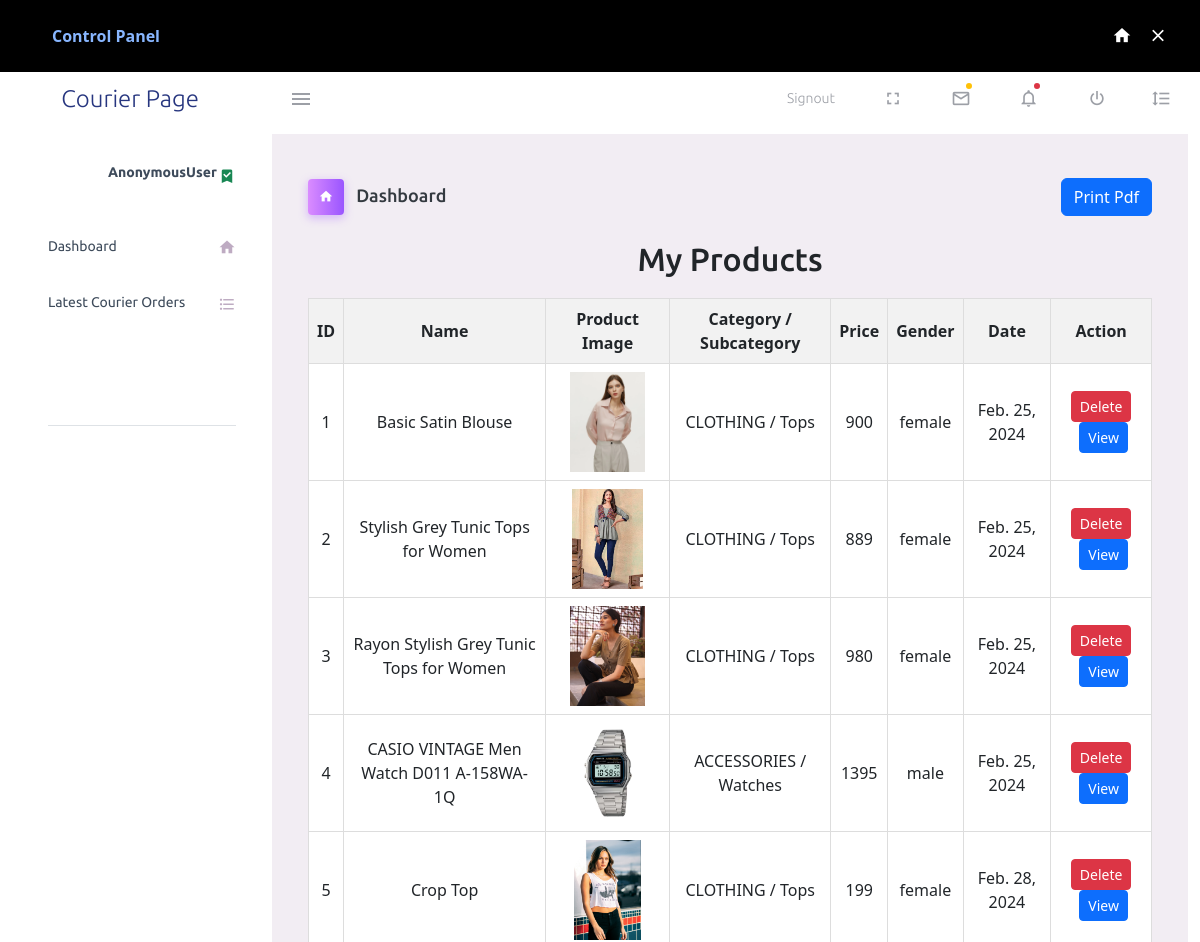
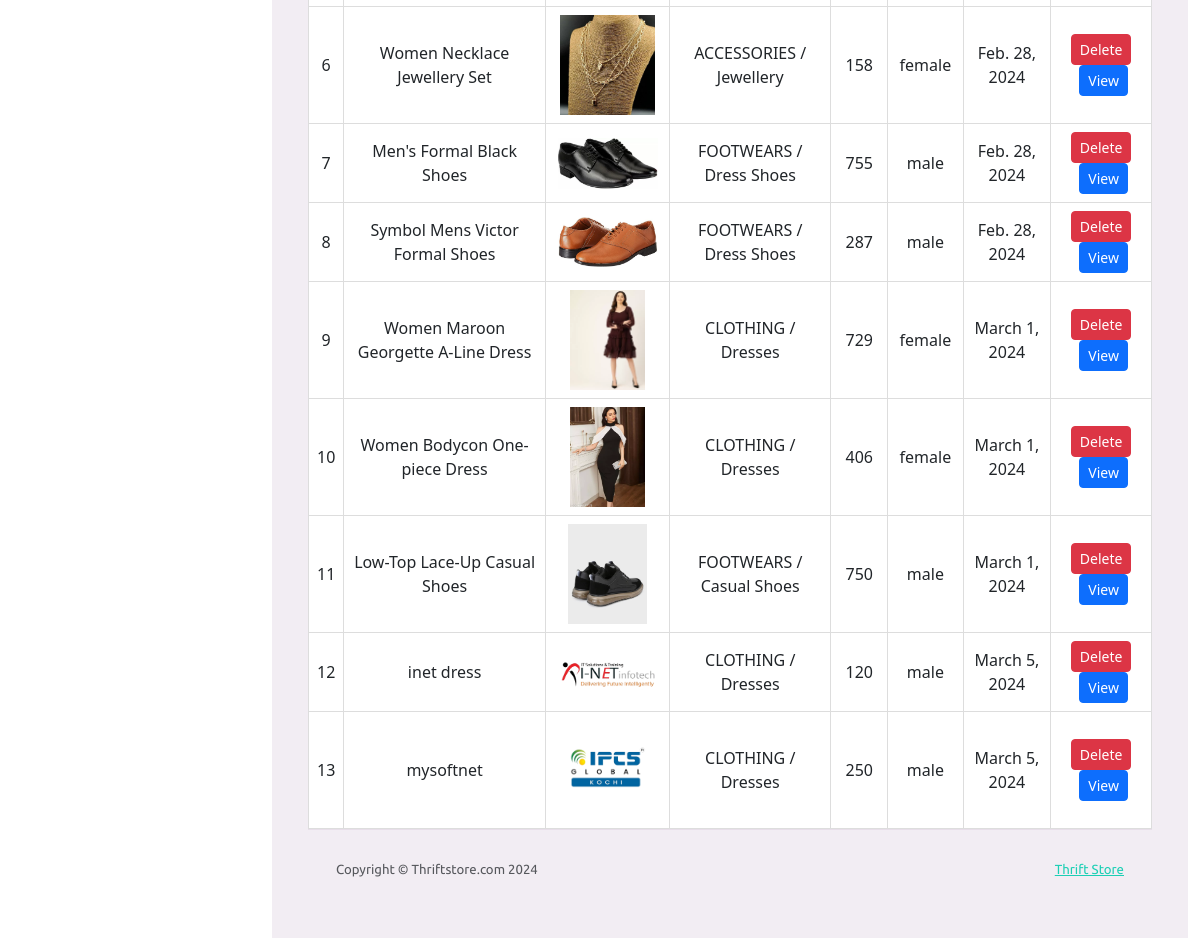
The page /nadmin/products on the database its author committed (2 pictures, top to bottom).
### demo/models.py (models this page shows, shortened)
class Seller_Product(models.Model):
    seller = models.ForeignKey(User, on_delete=models.CASCADE, null=True)
    category = models.ForeignKey(Category, on_delete=models.CASCADE, null=True)
    subcategory = models.ForeignKey(Subcategory, on_delete=models.CASCADE, null=True)
    name = models.CharField(max_length=50)
    description = models.CharField(max_length=300)
    product_Image = models.ImageField(upload_to='product_images', null=True)
    gender = models.CharField(max_length=10, choices=roles)
    size = models.CharField(max_length=5)
    color = models.CharField(max_length=30, default='')
    cloth_Material = models.CharField(max_length=30)
    price = models.IntegerField()
    brand = models.CharField(max_length=50)
    date = models.DateField(auto_now_add=True, null=True)
    sold = models.BooleanField(default=False)

class Category(models.Model):
    name = models.CharField(max_length=30)
    catimage = models.ImageField(upload_to='category_images', null=True)
    def __str__(self):
        return self.name

class Subcategory(models.Model):
    name = models.CharField(max_length=30)
    subimage = models.ImageField(upload_to='subcategory_images', null=True)
    category = models.ForeignKey(Category, on_delete=models.CASCADE)
    def __str__(self):
        return self.name

### adminapp/views.py (the view)
# urls.py: path('products', views.product_list, name='product_list'),
def product_list(request):
    products = Seller_Product.objects.all()
    return render(request, 'prodview.html', {'products': products})

### adminapp/contextprocessor.py (called while the page is built)
def seller_status(request):
    try:
        seller = customer.objects.get(user=request.user)
        if seller.is_seller == True:
            status = 'sel'
        else:
            status = 'cust'
    except:
        pass
        status = ''
    return {'status': status}

### template/prodview.html (shortened to what this page needs)
{% extends 'adminbase.html' %}
{% block content %}
<link href="https://cdn.jsdelivr.net/npm/bootstrap@5.3.2/dist/css/bootstrap.min.css" rel="stylesheet">
<h2 style="text-align:center;margin-bottom:20px;">My Products</h2>
{% if products %}
<table>
    <thead>
        <tr>
            <th>ID</th>
            <th>Name</th>
            <th>Product Image</th>
            <th>Category / Subcategory</th>
            <th>Price</th>
            <th>Gender</th>
            <th>Date</th>
            <th>Action</th>
        </tr>
    </thead>
    <tbody>
    {% for p in products %}
        <tr>
            <td>{{ forloop.counter }}</td>
            <td>{{ p.name }}</td>
            <td><img src="{{ p.product_Image.url }}" alt="{{ p.name }}" style="max-width: 100px; max-height: 100px;"></td>
            <td>{{ p.category }} / {{ p.subcategory }}</td>
            <td>{{ p.price }}</td>
            <td>{{ p.gender }}</td>
            <td>{{ p.date }}</td>
            <td><a href="{% url 'proddlt' p.id %}"><button class="btn btn-danger btn-sm">Delete</button></a>
            <a href="{% url 'product' p.id %}"><button class="btn btn-primary btn-sm" style="margin-left:5px;">View</button>
            </a>
            </td>
        </tr>
    {% endfor %}
    </tbody>
</table>
{% else %}
<h2 style="text-align:center;color:red;">No products added yet..!</h2>
{% endif %}
{% endblock %}

### template/adminbase.html (shortened to what this page needs)
{% load static %}
<!DOCTYPE html>
<html lang="en">
  <head>
    <link rel="stylesheet" href="{% static 'assets/vendors/mdi/css/materialdesignicons.min.css' %}">
    <link rel="stylesheet" href="{% static 'assets/vendors/css/vendor.bundle.base.css' %}">
    <link rel="stylesheet" href="{% static 'assets/css/style.css' %}">
  </head>
  <body>
    <div class="container-scroller">
      <div class="row p-0 m-0 proBanner" id="proBanner">
        <div class="col-md-12 p-0 m-0">
          <div class="card-body card-body-padding d-flex align-items-center justify-content-between">
            <div class="ps-lg-1">
              <div class="d-flex align-items-center justify-content-between">
                <a href="https://www.bootstrapdash.com/product/purple-bootstrap-admin-template/?utm_source=organic&utm_medium=banner&utm_campaign=buynow_demo" target="_blank" class="btn me-2 buy-now-btn border-0">Control Panel</a>
              </div>
            </div>
            <div class="d-flex align-items-center justify-content-between">
              <a href="https://www.bootstrapdash.com/product/purple-bootstrap-admin-template/"><i class="mdi mdi-home me-3 text-white"></i></a>
              <button id="bannerClose" class="btn border-0 p-0">
                <i class="mdi mdi-close text-white me-0"></i>
              </button>
            </div>
          </div>
        </div>
      </div>
      <nav class="navbar default-layout-navbar col-lg-12 col-12 p-0 fixed-top d-flex flex-row">
        <div class="text-center navbar-brand-wrapper d-flex align-items-center justify-content-center">
          <a class="navbar-brand brand-logo" href="index.html">
            {% if request.user.is_superuser %}
            <span>Admin Page</span>
            {% elif request.user.is_staff %}
            <span>Staff Page</span>
            {% elif status == 'sel' %}
            <span>Seller Page</span>
            {% else %}
            <span>Courier Page</span>
            {% endif %}
          </a>
        </div>
        <div class="navbar-menu-wrapper d-flex align-items-stretch">
          <button class="navbar-toggler navbar-toggler align-self-center" type="button" data-toggle="minimize">
            <span class="mdi mdi-menu"></span>
          </button>
          <ul class="navbar-nav navbar-nav-right">
            <li class="nav-item nav-profile dropdown">
              <a class="nav-link " id="profileDropdown" href="{% url 'signout' %}">Signout
              </a>
            </li>
            <li class="nav-item d-none d-lg-block full-screen-link">
              <a class="nav-link">
                <i class="mdi mdi-fullscreen" id="fullscreen-button"></i>
              </a>
            </li>
            <li class="nav-item dropdown">
              <a class="nav-link count-indicator dropdown-toggle" id="messageDropdown" href="#" data-bs-toggle="dropdown" aria-expanded="false">
                <i class="mdi mdi-email-outline"></i>
                <span class="count-symbol bg-warning"></span>
              </a>
            </li>
            <li class="nav-item dropdown">
              <a class="nav-link count-indicator dropdown-toggle" id="notificationDropdown" href="#" data-bs-toggle="dropdown">
                <i class="mdi mdi-bell-outline"></i>
                <span class="count-symbol bg-danger"></span>
              </a>
            </li>
            <li class="nav-item nav-logout d-none d-lg-block">
              <a class="nav-link" href="#">
                <i class="mdi mdi-power"></i>
              </a>
            </li>
            <li class="nav-item nav-settings d-none d-lg-block">
              <a class="nav-link" href="#">
                <i class="mdi mdi-format-line-spacing"></i>
              </a>
            </li>
          </ul>
        </div>
      </nav>
      <div class="container-fluid page-body-wrapper">
        <nav class="sidebar sidebar-offcanvas" id="sidebar">
          <ul class="nav">
            <li class="nav-item nav-profile">
              <a href="#" class="nav-link">
                <div class="nav-profile-image">
                </div>
                <div class="nav-profile-text d-flex flex-column">
                  <span class="font-weight-bold mb-2">{{request.user}}</span>
                </div>
                <i class="mdi mdi-bookmark-check text-success nav-profile-badge"></i>
              </a>
            </li>
            <li class="nav-item">
              <a class="nav-link" href="{% url 'adminpage' %}"><span class="menu-title">Dashboard</span>
                <i class="mdi mdi-home menu-icon"></i>
              </a>
            </li>
            <li class="nav-item">
              {% if request.user.is_staff %}
              <a class="nav-link" href="">
                <span class="menu-title">Seller Details</span>
                <i class="mdi mdi-format-list-bulleted menu-icon"></i>
              </a>
              {% elif request.user.is_superuser %}
              <a class="nav-link" href="">
                <span class="menu-title">Staff Approval</span>
                <i class="mdi mdi-format-list-bulleted menu-icon"></i>
              </a>
              {% else %}
              <a class="nav-link" href="{% url 'courierorder' %}">
                <span class="menu-title">Latest Courier Orders</span>
                <i class="mdi mdi-format-list-bulleted menu-icon"></i>
              </a>
              {% endif %}
            </li>
            <li class="nav-item">
              <a class="nav-link" data-bs-toggle="collapse" href="#general-pages" aria-expanded="false" aria-controls="general-pages">
              </a>
            </li>
            <li class="nav-item sidebar-actions">
              <span class="nav-link">
                <div class="mt-4">
                  <div class="border-bottom">
                  </div>
                </div>
              </span>
            </li>
          </ul>
        </nav>
        <div class="main-panel">
          <div class="content-wrapper">
            <div class="page-header">
              <h3 class="page-title">
                <span class="page-title-icon bg-gradient-primary text-white me-2">
                  <i class="mdi mdi-home"></i>
                </span> Dashboard
              </h3>
              <nav aria-label="breadcrumb">
                <ul class="breadcrumb">
                  <a href="{% url 'gcomppdf' %}">
                  <button class="btn btn-primary" aria-current="page">
                    Print Pdf
                  </button></a>
                </ul>
              </nav>
           </div>
            {% block content %}
            {% endblock %}
          <footer class="footer">
            <div class="container-fluid d-flex justify-content-between">
              <span class="text-muted d-block text-center text-sm-start d-sm-inline-block">Copyright © Thriftstore.com 2024</span>
              <span class="float-none float-sm-end mt-1 mt-sm-0 text-end"> <a href="{% url 'homepage' %}" target="_blank">Thrift Store</a></span>
            </div>
          </footer>
        </div>
      </div>
    </div>
  </body>
</html>

### template/prodview.html (style rules this page uses)
table { border-collapse: collapse; width: 100%; }
th, td { border: 1px solid #dddddd; text-align: left; padding: 8px; background-color:white; text-align:center; }
th { background-color: #f2f2f2; }

### rows shown on the page
Seller_Product: name "Basic Satin Blouse", product_Image (picture), category "CLOTHING", subcategory "Tops", price "900", gender "female", date "Feb. 25, 2024"
Seller_Product: name "Stylish Grey Tunic Tops for Women", product_Image (picture), category "CLOTHING", subcategory "Tops", price "889", gender "female", date "Feb. 25, 2024"
Seller_Product: name "Rayon Stylish Grey Tunic Tops for Women", product_Image (picture), category "CLOTHING", subcategory "Tops", price "980", gender "female", date "Feb. 25, 2024"
Seller_Product: name "CASIO VINTAGE Men Watch D011 A-158WA-1Q", product_Image (picture), category "ACCESSORIES", subcategory "Watches", price "1395", gender "male", date "Feb. 25, 2024"
Seller_Product: name "Crop Top", product_Image (picture), category "CLOTHING", subcategory "Tops", price "199", gender "female", date "Feb. 28, 2024"
Seller_Product: name "Women Necklace Jewellery Set", product_Image (picture), category "ACCESSORIES", subcategory "Jewellery", price "158", gender "female", date "Feb. 28, 2024"
Seller_Product: name "Men's Formal Black Shoes", product_Image (picture), category "FOOTWEARS", subcategory "Dress Shoes", price "755", gender "male", date "Feb. 28, 2024"
Seller_Product: name "Symbol Mens Victor Formal Shoes", product_Image (picture), category "FOOTWEARS", subcategory "Dress Shoes", price "287", gender "male", date "Feb. 28, 2024"
Seller_Product: name "Women Maroon Georgette A-Line Dress", product_Image (picture), category "CLOTHING", subcategory "Dresses", price "729", gender "female", date "March 1, 2024"
Seller_Product: name "Women Bodycon One-piece Dress", product_Image (picture), category "CLOTHING", subcategory "Dresses", price "406", gender "female", date "March 1, 2024"
Seller_Product: name "Low-Top Lace-Up Casual Shoes", product_Image (picture), category "FOOTWEARS", subcategory "Casual Shoes", price "750", gender "male", date "March 1, 2024"
Seller_Product: name "inet dress", product_Image (picture), category "CLOTHING", subcategory "Dresses", price "120", gender "male", date "March 5, 2024"
Seller_Product: name "mysoftnet", product_Image (picture), category "CLOTHING", subcategory "Dresses", price "250", gender "male", date "March 5, 2024"

### other values the page prints
{{ request.user }} "AnonymousUser"
